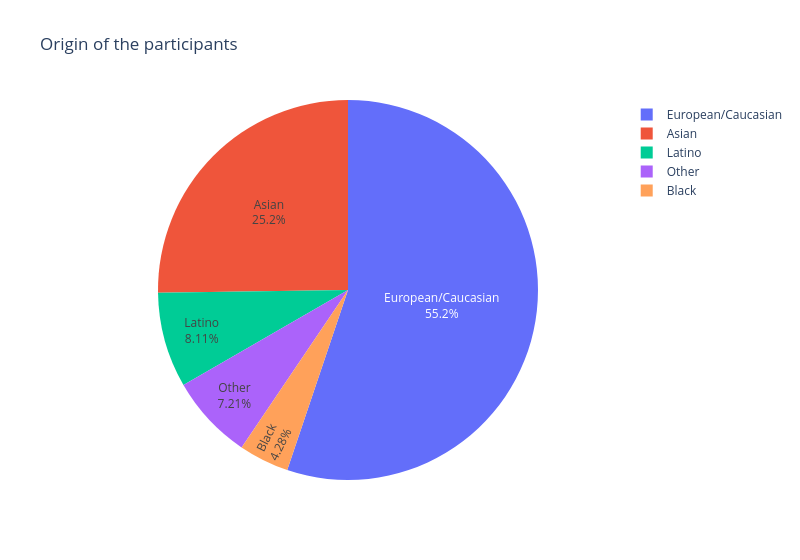

This figure's notebook cell:
### Code cell
fig = px.pie(race_counts, names="race", values="number of participants",
             title="Origin of the participants")

fig.update_traces(textinfo="label+percent")
fig.update_layout(width=800)
fig.show()

### Figure 1 — Plotly figure (JSON) as saved in the notebook; plotly's stock layout.template omitted (floating-point values rounded to 4 significant figures)
{"data": [{"domain": {"x": [0, 1], "y": [0, 1]}, "hovertemplate": "race=%{label}<br>number of participants=%{value}<extra></extra>", "labels": ["European/Caucasian", "Asian", "Latino", "Other", "Black"], "legendgroup": "", "name": "", "showlegend": true, "textinfo": "label+percent", "type": "pie", "values": [245, 112, 36, 32, 19]}], "layout": {"legend": {"tracegroupgap": 0}, "title": {"text": "Origin of the participants"}, "width": 800}}
